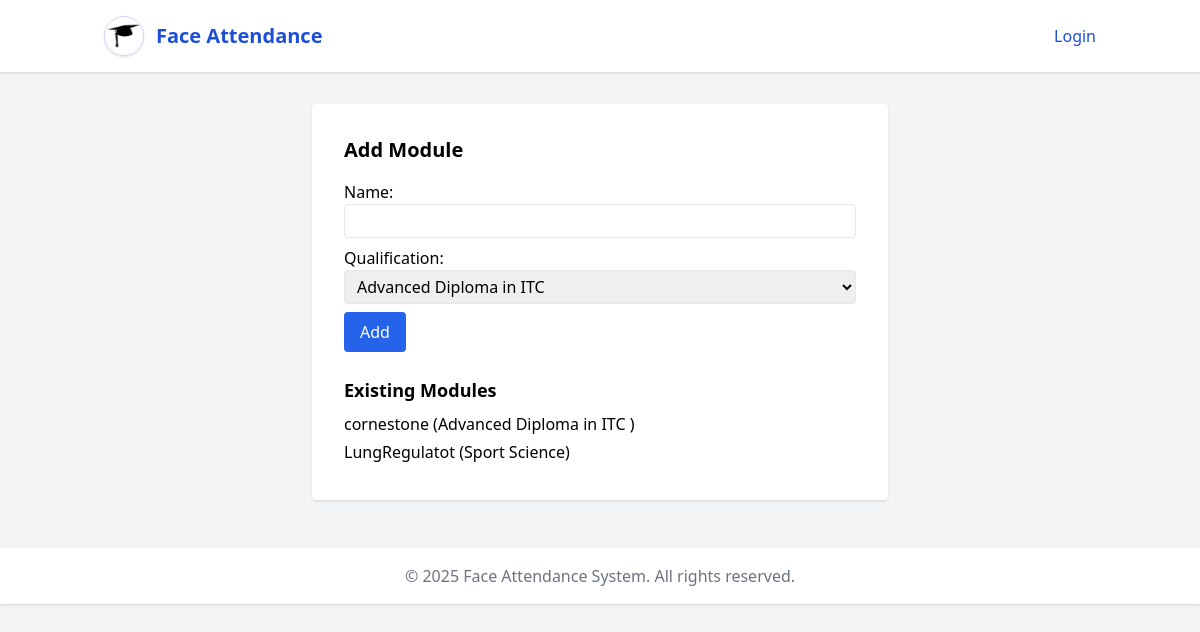
Screenshot of /modules (signed in) with the database file from the repository.
### models.py (models this page shows)
class Module(db.Model):
    id = db.Column(db.Integer, primary_key=True)
    name = db.Column(db.String(128), nullable=False)
    qualification_id = db.Column(db.Integer, db.ForeignKey('qualification.id'), nullable=False)
    qualification = db.relationship('Qualification', backref=db.backref('modules', lazy=True))

class Qualification(db.Model):
    id = db.Column(db.Integer, primary_key=True)
    name = db.Column(db.String(128), unique=True, nullable=False)
    description = db.Column(db.String(256))

### app.py (the view, shortened to what this page needs)
@app.route('/modules', methods=['GET', 'POST'])
@login_required(role='admin')
def manage_modules():
    from flask import render_template, request, redirect, url_for
    import datetime
    current_year = datetime.datetime.now().year
    error = None
    qualifications = Qualification.query.all()
    modules = Module.query.all()
    return render_template('modules.html', modules=modules, qualifications=qualifications, error=error, current_year=current_year)

### app.py (called while the page is built)
def login_required(role=None):
    def decorator(f):
        @wraps(f)
        def decorated_function(*args, **kwargs):
            if 'user' not in session:
                return redirect(url_for('login'))
            if role and session.get('role') != role:
                return redirect(url_for('login'))
            return f(*args, **kwargs)
        return decorated_function
    return decorator

### templates/modules.html (shortened to what this page needs)
{% extends "base.html" %}
{% block content %}
<div class="max-w-xl mx-auto mt-8 p-8 bg-white rounded shadow">
    <h2 class="text-xl font-bold mb-4">Add Module</h2>
    <form method="POST">
        <label>Name:</label>
        <input type="text" name="name" required class="border rounded px-2 py-1 w-full mb-2">
        <label>Qualification:</label>
        <select name="qualification_id" required class="border rounded px-2 py-1 w-full mb-2">
            {% for q in qualifications %}
            <option value="{{ q.id }}">{{ q.name }}</option>
            {% endfor %}
        </select>
        <button type="submit" class="bg-blue-600 text-white px-4 py-2 rounded">Add</button>
    </form>
    <h3 class="text-lg font-semibold mt-6 mb-2">Existing Modules</h3>
    <ul>
        {% for m in modules %}
        <li class="mb-1">{{ m.name }} ({{ m.qualification.name if m.qualification else 'No Qualification' }})</li>
        {% endfor %}
    </ul>
</div>
{% endblock %}

### rows the page displays
Module: name "cornestone", qualification "Advanced Diploma in ITC"
Module: name "LungRegulatot", qualification "Sport Science"

### other values shown
form field qualification_id "Advanced Diploma in ITC"
